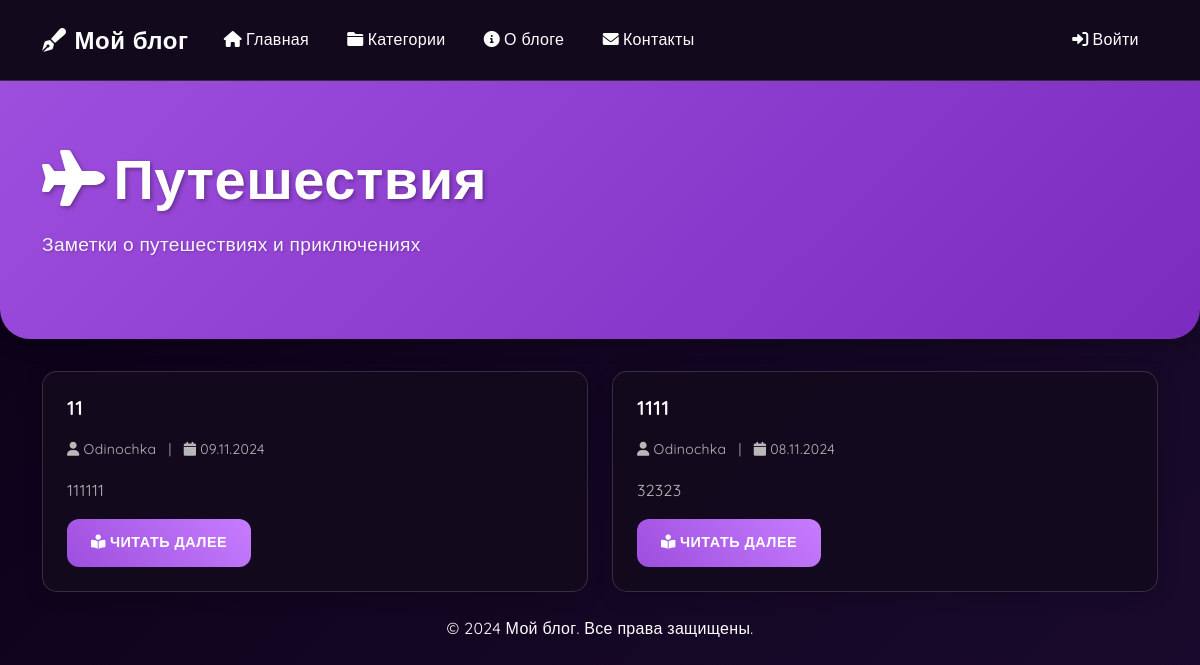
Page /category/-1/ on the earlier database version.
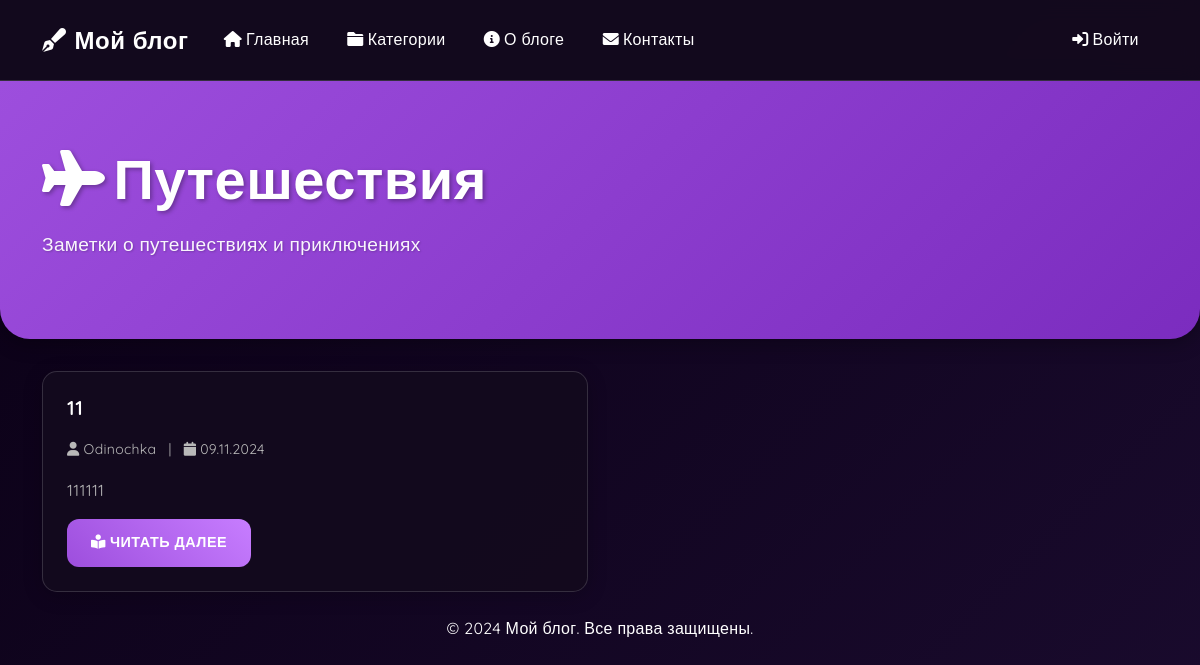
Same page on the later database version.
### blog/models.py (models this page shows, shortened)
class Post(models.Model):
    title = models.CharField(max_length=200, verbose_name="Заголовок")
    content = RichTextField(verbose_name="Содержание")
    author = models.ForeignKey(User, on_delete=models.CASCADE, related_name='posts')
    category = models.ForeignKey(Category, on_delete=models.SET_NULL, null=True, related_name='posts')
    created_at = models.DateTimeField(auto_now_add=True)
    updated_at = models.DateTimeField(auto_now=True)
    is_published = models.BooleanField(default=False)
    thumbnail = models.ImageField(upload_to='post_thumbnails/', null=True, blank=True, verbose_name="Обложка поста")
    attachments = models.ManyToManyField('PostAttachment', blank=True, related_name='posts')
    views_count = models.PositiveIntegerField(default=0)
    is_locked = models.BooleanField(default=False, verbose_name="Заблокирован")
    class Meta:
        ordering = ['-created_at']
        verbose_name = "Пост"
        verbose_name_plural = "Посты"

### blog/views.py (the view)
# urls.py: path('category/<slug:slug>/', views.category_detail, name='category_detail'),
def category_detail(request, slug):
    category = get_object_or_404(Category, slug=slug)
    posts = Post.objects.filter(category=category, is_published=True).order_by('-created_at')
    return render(request, 'blog/category_detail.html', {
        'category': category,
        'posts': posts
    })

### blog/templates/blog/category_detail.html (shortened to what this page needs)
{% extends 'base.html' %}
{% block content %}
<div class="hero-section">
    <div class="container">
        <h1 class="display-4">
            <i class="fas {{ category.icon }} me-2"></i>{{ category.name }}
        </h1>
        <p class="lead">{{ category.description }}</p>
    </div>
</div>
<div class="container">
    <div class="row">
        {% for post in posts %}
        <div class="col-md-6 mb-4">
            <div class="card h-100">
                <div class="card-body">
                    <h5 class="card-title">{{ post.title }}</h5>
                    <p class="card-text text-muted">
                        <small>
                            <i class="fas fa-user me-1"></i>{{ post.author.username }}
                            <span class="mx-2">|</span>
                            <i class="fas fa-calendar me-1"></i>{{ post.created_at|date:"d.m.Y" }}
                        </small>
                    </p>
                    <div class="card-text mb-3">
                        {{ post.content|safe|truncatewords:30 }}
                    </div>
                    <a href="{% url 'blog:post_detail' pk=post.pk %}" class="btn btn-primary">
                        <i class="fas fa-book-reader me-1"></i>Читать далее
                    </a>
                </div>
            </div>
        </div>
        {% empty %}
        <div class="col-12">
            <div class="alert alert-info">
                <i class="fas fa-info-circle me-2"></i>В этой категории пока нет постов.
            </div>
        </div>
        {% endfor %}
    </div>
</div>
{% endblock %}

Differences in the rows shown:
removed Post: title "1111", author.username "Odinochka", created_at "08.11.2024", content "32323"
